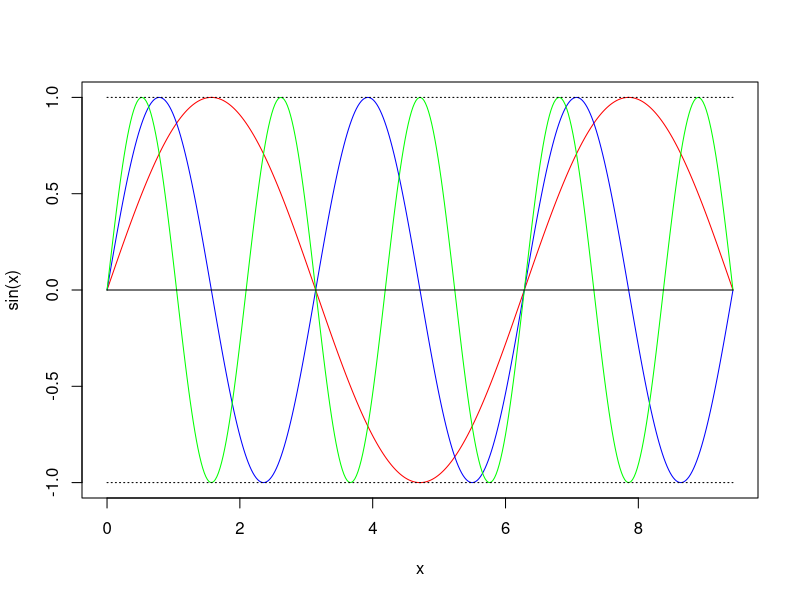
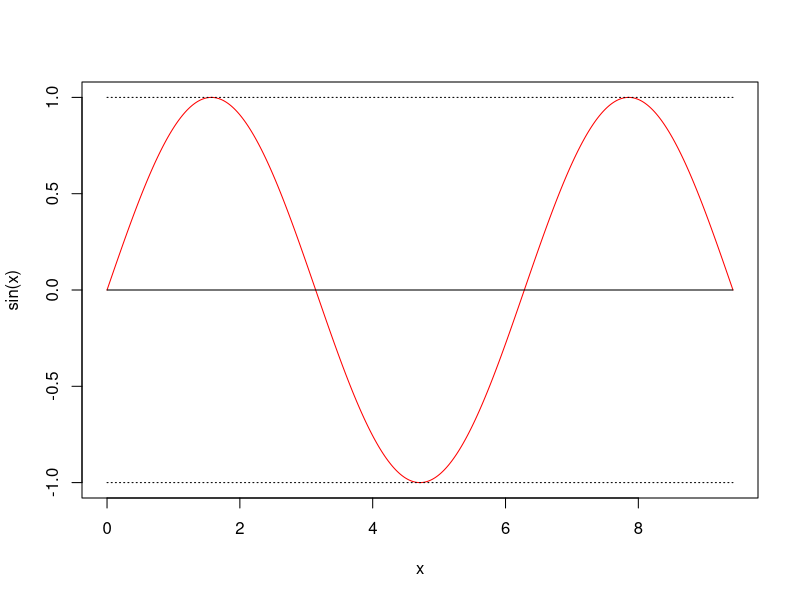
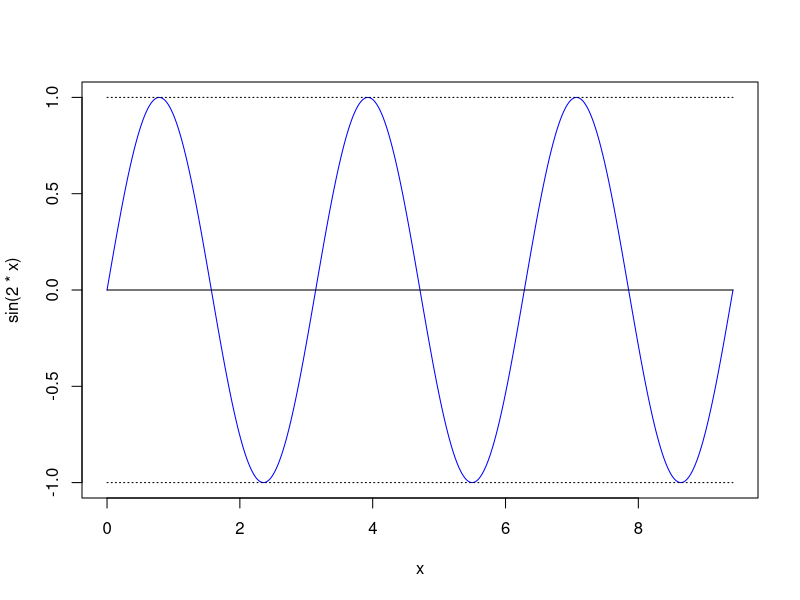
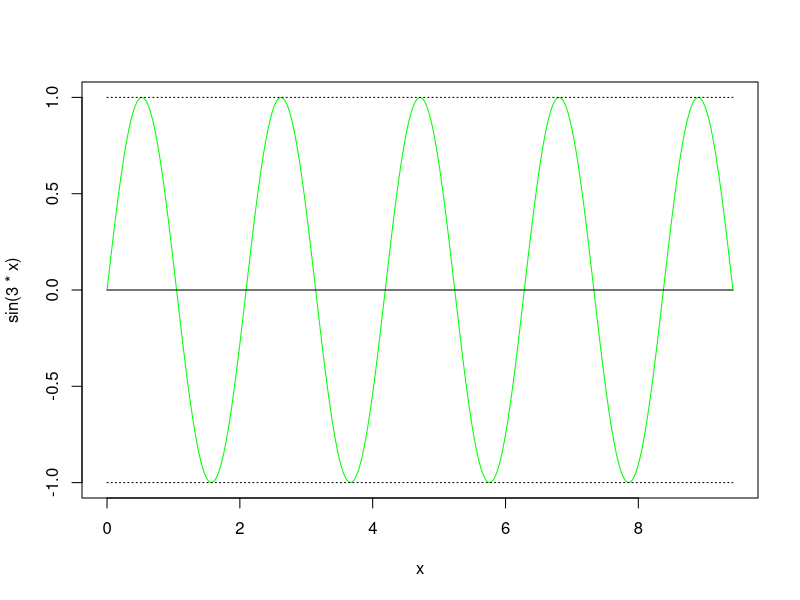

Write the R code that produced these figures, in order.
#
# Title:
#   Ejercicios Computación Estadística - Hoja 4 - Ejercicio 2
#
# Author:
#   Sergio García Prado - garciparedes.me
#
# Date:
#   April 2018
#


rm(list = ls())


x <- seq(0, 3 * pi, length = 400)

#
# Apartado a)
#

plot(x, sin(x), col="red", type = "l")
lines(x, sin(2 * x), col = "blue")
lines(x, sin(3 * x), col = "green")
lines(x, rep(0, length(x)))
lines(x, rep(1, length(x)), lty = 3)
lines(x, rep(- 1, length(x)),lty = 3)

#
# Apartado b)
#

plot(x, sin(x), col="red", type = "l")
lines(x, rep(0, length(x)))
lines(x, rep(1, length(x)), lty = 3)
lines(x, rep(- 1, length(x)),lty = 3)

plot(x, sin(2 * x), col = "blue", type = "l")
lines(x, rep(0, length(x)))
lines(x, rep(1, length(x)), lty = 3)
lines(x, rep(- 1, length(x)),lty = 3)

plot(x, sin(3 * x), col = "green", type = "l")
lines(x, rep(0, length(x)))
lines(x, rep(1, length(x)), lty = 3)
lines(x, rep(- 1, length(x)),lty = 3)


#
# Apartado c)
#

pdf("prueba.pdf")

plot(x, sin(2 * x), col = "blue", type = "l")
lines(x, rep(0, length(x)))
lines(x, rep(1, length(x)), lty = 3)
lines(x, rep(- 1, length(x)),lty = 3)

plot(x, sin(3 * x), col = "green", type = "l")
lines(x, rep(0, length(x)))
lines(x, rep(1, length(x)), lty = 3)
lines(x, rep(- 1, length(x)),lty = 3)

dev.off()
